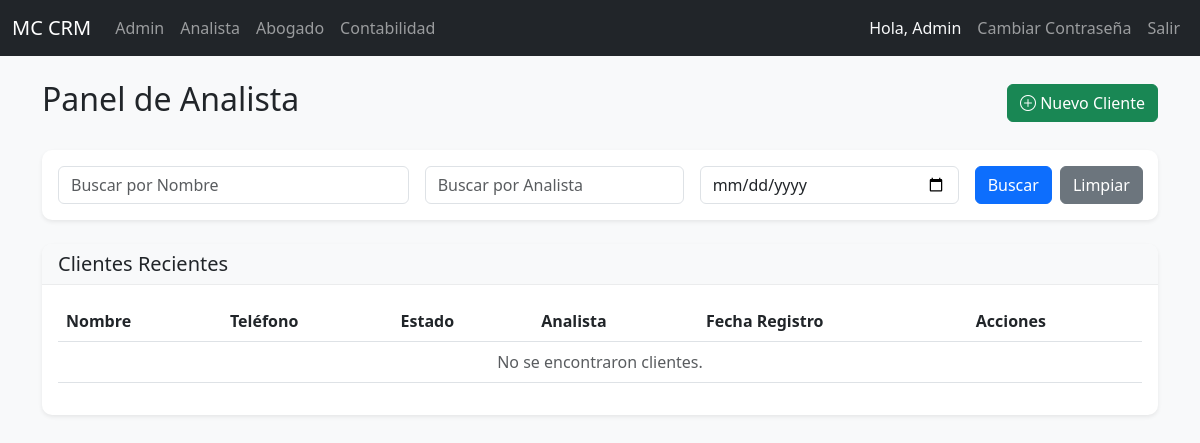
The app's page /analyst (signed in), older data.
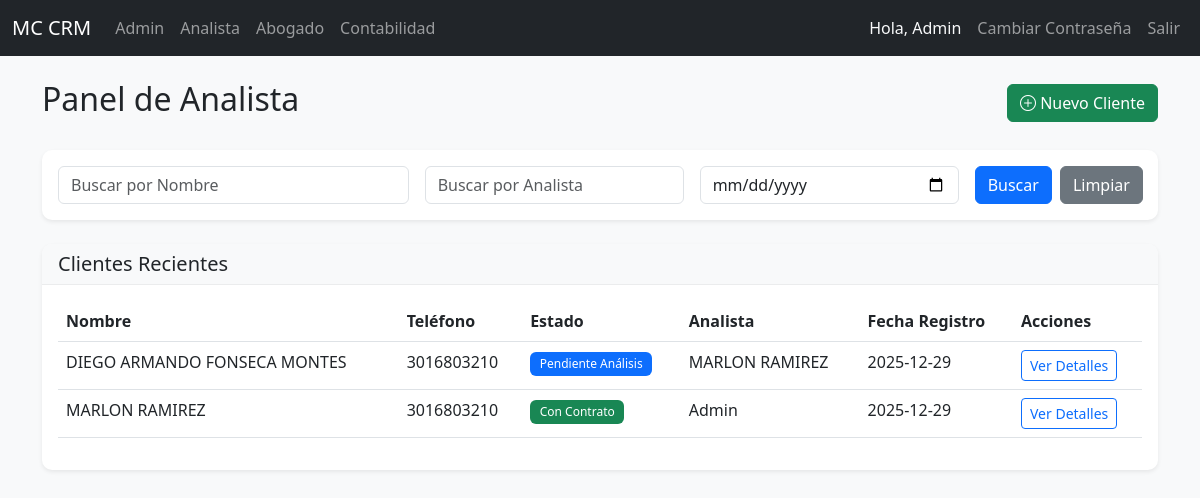
The same page, newer data.
### models.py (models this page shows)
class Client(db.Model):
    id = db.Column(db.Integer, primary_key=True)
    nombre = db.Column(db.String(100))
    tipo_id = db.Column(db.String(20))
    numero_id = db.Column(db.String(20))
    telefono = db.Column(db.String(20), nullable=False)
    email = db.Column(db.String(120))
    ciudad = db.Column(db.String(50))
    motivo_consulta = db.Column(db.Text)
    estado = db.Column(db.String(50), default='Nuevo') # 'Nuevo', 'Informacion_Incompleta', 'Pendiente', 'Pendiente_Analisis', 'Con_Contrato'
    analista_id = db.Column(db.Integer, db.ForeignKey('user.id'))
    abogado_id = db.Column(db.Integer, db.ForeignKey('user.id'))
    created_at = db.Column(db.DateTime, default=datetime.utcnow)
    conclusion_analisis = db.Column(db.Text) # New field for analysis conclusion
    login_user_id = db.Column(db.Integer, db.ForeignKey('user.id'), nullable=True) # Link to User
    analista = db.relationship('User', foreign_keys=[analista_id], backref='clientes_registrados')
    login_user = db.relationship('User', foreign_keys=[login_user_id], backref='client_profile')

class User(UserMixin, db.Model):
    id = db.Column(db.Integer, primary_key=True)
    nombre_completo = db.Column(db.String(100), nullable=False)
    telefono = db.Column(db.String(20))
    email = db.Column(db.String(120), unique=True, nullable=False)
    rol = db.Column(db.String(20), nullable=False)  # 'Admin', 'Analista', 'Abogado'
    password = db.Column(db.String(200)) # Added password for auth

### routes.py (the view)
@main.route('/analyst')
@login_required
def analyst_dashboard():
    if current_user.rol not in ['Analista', 'Admin']:
        return redirect(url_for('main.index'))
    nombre = request.args.get('nombre')
    analista = request.args.get('analista')
    fecha = request.args.get('fecha')
    query = Client.query
    if nombre:
        query = query.filter(Client.nombre.ilike(f'%{nombre}%'))
    if analista:
        query = query.join(Client.analista).filter(User.nombre_completo.ilike(f'%{analista}%'))
    if fecha:
        query = query.filter(func.date(Client.created_at) == fecha)
    clients = query.order_by(Client.created_at.desc()).all()
    return render_template('analyst/dashboard.html', clients=clients)

### app.py (called while the page is built)
@login_manager.user_loader
def load_user(user_id):
    return User.query.get(int(user_id))

### templates/analyst/dashboard.html
{% extends "base.html" %}
{% block content %}
<div class="d-flex justify-content-between align-items-center mb-4">
    <h2>Panel de Analista</h2>
    <a href="{{ url_for('main.new_client') }}" class="btn btn-success">
        <i class="bi bi-plus-circle"></i> Nuevo Cliente
    </a>
</div>
<div class="card shadow-sm mb-4">
    <div class="card-body">
        <form action="{{ url_for('main.analyst_dashboard') }}" method="GET" class="row g-3">
            <div class="col-md-4">
                <input type="text" class="form-control" name="nombre" placeholder="Buscar por Nombre"
                    value="{{ request.args.get('nombre', '') }}">
            </div>
            <div class="col-md-3">
                <input type="text" class="form-control" name="analista" placeholder="Buscar por Analista"
                    value="{{ request.args.get('analista', '') }}">
            </div>
            <div class="col-md-3">
                <input type="date" class="form-control" name="fecha" value="{{ request.args.get('fecha', '') }}">
            </div>
            <div class="col-md-2 d-flex gap-2">
                <button type="submit" class="btn btn-primary w-100">Buscar</button>
                <a href="{{ url_for('main.analyst_dashboard') }}" class="btn btn-secondary w-100">Limpiar</a>
            </div>
        </form>
    </div>
</div>
<div class="card shadow-sm">
    <div class="card-header bg-light">
        <h5 class="mb-0">Clientes Recientes</h5>
    </div>
    <div class="card-body">
        <div class="table-responsive">
            <table class="table table-hover">
                <thead>
                    <tr>
                        <th>Nombre</th>
                        <th>Teléfono</th>
                        <th>Estado</th>
                        <th>Analista</th>
                        <th>Fecha Registro</th>
                        <th>Acciones</th>
                    </tr>
                </thead>
                <tbody>
                    {% for client in clients %}
                    <tr>
                        <td>{{ client.nombre }}</td>
                        <td>{{ client.telefono }}</td>
                        <td>
                            {% if client.estado == 'Nuevo' %}
                            <span class="badge bg-info text-dark">Nuevo</span>
                            {% elif client.estado == 'Informacion_Incompleta' %}
                            <span class="badge bg-warning text-dark">Incompleto</span>
                            {% elif client.estado == 'Pendiente' %}
                            <span class="badge bg-secondary">Pendiente</span>
                            {% elif client.estado == 'Pendiente_Analisis' %}
                            <span class="badge bg-primary">Pendiente Análisis</span>
                            {% elif client.estado == 'Con_Contrato' %}
                            <span class="badge bg-success">Con Contrato</span>
                            {% else %}
                            <span class="badge bg-light text-dark">{{ client.estado }}</span>
                            {% endif %}
                        </td>
                        <td>{{ client.analista.nombre_completo if client.analista else '-' }}</td>
                        <td>{{ client.created_at.strftime('%Y-%m-%d') }}</td>
                        <td>
                            <a href="{{ url_for('main.client_detail', client_id=client.id) }}"
                                class="btn btn-sm btn-outline-primary">Ver Detalles</a>
                        </td>
                    </tr>
                    {% else %}
                    <tr>
                        <td colspan="6" class="text-center text-muted">No se encontraron clientes.</td>
                    </tr>
                    {% endfor %}
                </tbody>
            </table>
        </div>
    </div>
</div>
{% endblock %}

Row changes from the older to the newer data that the page shows:
added Client: nombre "DIEGO ARMANDO FONSECA MONTES", telefono "3016803210", shows "Pendiente Análisis", analista "MARLON RAMIREZ", created_at "2025-12-29"
added Client: nombre "MARLON RAMIREZ", telefono "3016803210", estado "Con Contrato", analista "Admin", created_at "2025-12-29"
Text that changed along with them:
text no longer shown: "No se encontraron clientes."
